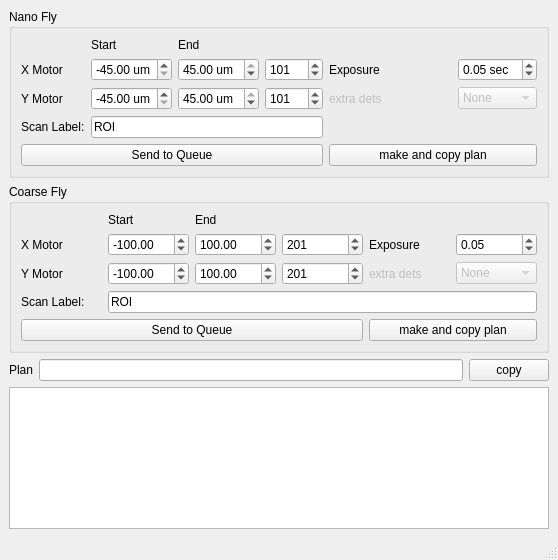
<?xml version="1.0" encoding="UTF-8"?>
<ui version="4.0">
 <class>MainWindow</class>
 <widget class="QMainWindow" name="MainWindow">
  <property name="geometry">
   <rect>
    <x>0</x>
    <y>0</y>
    <width>558</width>
    <height>560</height>
   </rect>
  </property>
  <property name="windowTitle">
   <string>MainWindow</string>
  </property>
  <widget class="QWidget" name="centralwidget">
   <layout class="QGridLayout" name="gridLayout_4">
    <item row="0" column="0">
     <widget class="QGroupBox" name="groupBox">
      <property name="title">
       <string>Nano Fly</string>
      </property>
      <layout class="QGridLayout" name="gridLayout">
       <item row="0" column="1">
        <widget class="QLabel" name="label_3">
         <property name="text">
          <string>Start</string>
         </property>
        </widget>
       </item>
       <item row="0" column="2">
        <widget class="QLabel" name="label_4">
         <property name="text">
          <string>End</string>
         </property>
        </widget>
       </item>
       <item row="1" column="0">
        <widget class="QLabel" name="label">
         <property name="text">
          <string>X Motor</string>
         </property>
        </widget>
       </item>
       <item row="1" column="1">
        <widget class="QDoubleSpinBox" name="dsb_nanox_start">
         <property name="suffix">
          <string> um</string>
         </property>
         <property name="minimum">
          <double>-45.000000000000000</double>
         </property>
         <property name="maximum">
          <double>45.000000000000000</double>
         </property>
         <property name="singleStep">
          <double>5.000000000000000</double>
         </property>
         <property name="value">
          <double>-45.000000000000000</double>
         </property>
        </widget>
       </item>
       <item row="1" column="2">
        <widget class="QDoubleSpinBox" name="dsb_nanox_end">
         <property name="suffix">
          <string> um</string>
         </property>
         <property name="minimum">
          <double>-45.000000000000000</double>
         </property>
         <property name="maximum">
          <double>45.000000000000000</double>
         </property>
         <property name="singleStep">
          <double>5.000000000000000</double>
         </property>
         <property name="value">
          <double>45.000000000000000</double>
         </property>
        </widget>
       </item>
       <item row="1" column="3">
        <widget class="QSpinBox" name="sb_nano_xn">
         <property name="minimum">
          <number>1</number>
         </property>
         <property name="maximum">
          <number>5000</number>
         </property>
         <property name="singleStep">
          <number>10</number>
         </property>
         <property name="value">
          <number>101</number>
         </property>
        </widget>
       </item>
       <item row="1" column="4">
        <widget class="QLabel" name="label_9">
         <property name="text">
          <string>Exposure</string>
         </property>
        </widget>
       </item>
       <item row="2" column="0">
        <widget class="QLabel" name="label_2">
         <property name="text">
          <string>Y Motor</string>
         </property>
        </widget>
       </item>
       <item row="2" column="1">
        <widget class="QDoubleSpinBox" name="dsb_nanoy_start">
         <property name="suffix">
          <string> um</string>
         </property>
         <property name="minimum">
          <double>-45.000000000000000</double>
         </property>
         <property name="maximum">
          <double>45.000000000000000</double>
         </property>
         <property name="singleStep">
          <double>5.000000000000000</double>
         </property>
         <property name="value">
          <double>-45.000000000000000</double>
         </property>
        </widget>
       </item>
       <item row="2" column="2">
        <widget class="QDoubleSpinBox" name="dsb_nanoy_end">
         <property name="suffix">
          <string> um</string>
         </property>
         <property name="minimum">
          <double>-45.000000000000000</double>
         </property>
         <property name="maximum">
          <double>45.000000000000000</double>
         </property>
         <property name="singleStep">
          <double>0.000000000000000</double>
         </property>
         <property name="value">
          <double>45.000000000000000</double>
         </property>
        </widget>
       </item>
       <item row="2" column="3">
        <widget class="QSpinBox" name="sb_nano_yn">
         <property name="minimum">
          <number>1</number>
         </property>
         <property name="maximum">
          <number>1000</number>
         </property>
         <property name="singleStep">
          <number>10</number>
         </property>
         <property name="value">
          <number>101</number>
         </property>
        </widget>
       </item>
       <item row="2" column="4" colspan="2">
        <widget class="QLabel" name="label_15">
         <property name="enabled">
          <bool>false</bool>
         </property>
         <property name="text">
          <string>extra dets</string>
         </property>
        </widget>
       </item>
       <item row="2" column="6">
        <widget class="QComboBox" name="cb_nano_extra_det">
         <property name="enabled">
          <bool>false</bool>
         </property>
         <item>
          <property name="text">
           <string>None</string>
          </property>
         </item>
         <item>
          <property name="text">
           <string>merlin</string>
          </property>
         </item>
         <item>
          <property name="text">
           <string>dexela</string>
          </property>
         </item>
        </widget>
       </item>
       <item row="3" column="0">
        <widget class="QLabel" name="label_11">
         <property name="text">
          <string>Scan Label:</string>
         </property>
        </widget>
       </item>
       <item row="4" column="4" colspan="3">
        <widget class="QPushButton" name="pb_nano_makeplan">
         <property name="sizePolicy">
          <sizepolicy hsizetype="Preferred" vsizetype="Fixed">
           <horstretch>0</horstretch>
           <verstretch>0</verstretch>
          </sizepolicy>
         </property>
         <property name="text">
          <string>make and copy plan</string>
         </property>
        </widget>
       </item>
       <item row="3" column="1" colspan="3">
        <widget class="QLineEdit" name="le_nano_label">
         <property name="text">
          <string>ROI</string>
         </property>
        </widget>
       </item>
       <item row="4" column="0" colspan="4">
        <widget class="QPushButton" name="pb_nano_send_to_queue">
         <property name="enabled">
          <bool>true</bool>
         </property>
         <property name="sizePolicy">
          <sizepolicy hsizetype="Preferred" vsizetype="Fixed">
           <horstretch>0</horstretch>
           <verstretch>0</verstretch>
          </sizepolicy>
         </property>
         <property name="text">
          <string>Send to Queue</string>
         </property>
        </widget>
       </item>
       <item row="1" column="6">
        <widget class="QDoubleSpinBox" name="dsb_nano_exp_time">
         <property name="suffix">
          <string> sec</string>
         </property>
         <property name="minimum">
          <double>0.010000000000000</double>
         </property>
         <property name="maximum">
          <double>10.000000000000000</double>
         </property>
         <property name="singleStep">
          <double>0.050000000000000</double>
         </property>
         <property name="value">
          <double>0.050000000000000</double>
         </property>
        </widget>
       </item>
      </layout>
     </widget>
    </item>
    <item row="1" column="0">
     <widget class="QGroupBox" name="groupBox_2">
      <property name="title">
       <string>Coarse Fly</string>
      </property>
      <layout class="QGridLayout" name="gridLayout_2">
       <item row="0" column="2">
        <widget class="QLabel" name="label_6">
         <property name="text">
          <string>End</string>
         </property>
        </widget>
       </item>
       <item row="3" column="0">
        <widget class="QLabel" name="label_12">
         <property name="text">
          <string>Scan Label:</string>
         </property>
        </widget>
       </item>
       <item row="1" column="2">
        <widget class="QDoubleSpinBox" name="dsb_coarsex_end">
         <property name="minimum">
          <double>-50000.000000000000000</double>
         </property>
         <property name="maximum">
          <double>50000.000000000000000</double>
         </property>
         <property name="singleStep">
          <double>10.000000000000000</double>
         </property>
         <property name="value">
          <double>100.000000000000000</double>
         </property>
        </widget>
       </item>
       <item row="1" column="3">
        <widget class="QSpinBox" name="sb_coarse_xn">
         <property name="minimum">
          <number>1</number>
         </property>
         <property name="maximum">
          <number>5000</number>
         </property>
         <property name="singleStep">
          <number>10</number>
         </property>
         <property name="value">
          <number>201</number>
         </property>
        </widget>
       </item>
       <item row="1" column="5">
        <widget class="QDoubleSpinBox" name="dsb_coarse_exp_time">
         <property name="singleStep">
          <double>0.050000000000000</double>
         </property>
         <property name="value">
          <double>0.050000000000000</double>
         </property>
        </widget>
       </item>
       <item row="0" column="1">
        <widget class="QLabel" name="label_5">
         <property name="text">
          <string>Start</string>
         </property>
        </widget>
       </item>
       <item row="2" column="3">
        <widget class="QSpinBox" name="sb_coarse_yn">
         <property name="minimum">
          <number>1</number>
         </property>
         <property name="maximum">
          <number>5000</number>
         </property>
         <property name="singleStep">
          <number>10</number>
         </property>
         <property name="value">
          <number>201</number>
         </property>
        </widget>
       </item>
       <item row="1" column="1">
        <widget class="QDoubleSpinBox" name="dsb_coarsex_start">
         <property name="minimum">
          <double>-50000.000000000000000</double>
         </property>
         <property name="maximum">
          <double>50000.000000000000000</double>
         </property>
         <property name="singleStep">
          <double>10.000000000000000</double>
         </property>
         <property name="value">
          <double>-100.000000000000000</double>
         </property>
        </widget>
       </item>
       <item row="1" column="4">
        <widget class="QLabel" name="label_10">
         <property name="text">
          <string>Exposure</string>
         </property>
        </widget>
       </item>
       <item row="1" column="0">
        <widget class="QLabel" name="label_7">
         <property name="text">
          <string>X Motor</string>
         </property>
        </widget>
       </item>
       <item row="2" column="2">
        <widget class="QDoubleSpinBox" name="dsb_coarsey_end">
         <property name="minimum">
          <double>-50000.000000000000000</double>
         </property>
         <property name="maximum">
          <double>50000.000000000000000</double>
         </property>
         <property name="singleStep">
          <double>10.000000000000000</double>
         </property>
         <property name="value">
          <double>100.000000000000000</double>
         </property>
        </widget>
       </item>
       <item row="3" column="1" colspan="5">
        <widget class="QLineEdit" name="le_coarse_label">
         <property name="text">
          <string>ROI</string>
         </property>
        </widget>
       </item>
       <item row="2" column="0">
        <widget class="QLabel" name="label_8">
         <property name="text">
          <string>Y Motor</string>
         </property>
        </widget>
       </item>
       <item row="2" column="1">
        <widget class="QDoubleSpinBox" name="dsb_coarsey_start">
         <property name="minimum">
          <double>-50000.000000000000000</double>
         </property>
         <property name="maximum">
          <double>50000.000000000000000</double>
         </property>
         <property name="singleStep">
          <double>10.000000000000000</double>
         </property>
         <property name="value">
          <double>-100.000000000000000</double>
         </property>
        </widget>
       </item>
       <item row="4" column="0" colspan="4">
        <widget class="QPushButton" name="pb_coarse_send_to_queue">
         <property name="enabled">
          <bool>true</bool>
         </property>
         <property name="sizePolicy">
          <sizepolicy hsizetype="Preferred" vsizetype="Fixed">
           <horstretch>0</horstretch>
           <verstretch>0</verstretch>
          </sizepolicy>
         </property>
         <property name="text">
          <string>Send to Queue</string>
         </property>
        </widget>
       </item>
       <item row="4" column="4" colspan="2">
        <widget class="QPushButton" name="pb_coarse_makeplan">
         <property name="sizePolicy">
          <sizepolicy hsizetype="Preferred" vsizetype="Fixed">
           <horstretch>0</horstretch>
           <verstretch>0</verstretch>
          </sizepolicy>
         </property>
         <property name="text">
          <string>make and copy plan</string>
         </property>
        </widget>
       </item>
       <item row="2" column="4">
        <widget class="QLabel" name="label_13">
         <property name="enabled">
          <bool>false</bool>
         </property>
         <property name="text">
          <string>extra dets</string>
         </property>
        </widget>
       </item>
       <item row="2" column="5">
        <widget class="QComboBox" name="cb_coarse_extra_det">
         <property name="enabled">
          <bool>false</bool>
         </property>
         <item>
          <property name="text">
           <string>None</string>
          </property>
         </item>
         <item>
          <property name="text">
           <string>merlin</string>
          </property>
         </item>
         <item>
          <property name="text">
           <string>dexela</string>
          </property>
         </item>
        </widget>
       </item>
      </layout>
     </widget>
    </item>
    <item row="2" column="0">
     <layout class="QGridLayout" name="gridLayout_3">
      <item row="0" column="1">
       <widget class="QLineEdit" name="le_plan_to_copy"/>
      </item>
      <item row="0" column="0">
       <widget class="QLabel" name="label_14">
        <property name="text">
         <string>Plan</string>
        </property>
       </widget>
      </item>
      <item row="0" column="2">
       <widget class="QPushButton" name="pb_copy_plan">
        <property name="text">
         <string>copy</string>
        </property>
       </widget>
      </item>
     </layout>
    </item>
    <item row="3" column="0">
     <widget class="QTextEdit" name="te_scan_details">
      <property name="sizePolicy">
       <sizepolicy hsizetype="Expanding" vsizetype="Preferred">
        <horstretch>0</horstretch>
        <verstretch>0</verstretch>
       </sizepolicy>
      </property>
     </widget>
    </item>
   </layout>
  </widget>
  <widget class="QMenuBar" name="menubar">
   <property name="geometry">
    <rect>
     <x>0</x>
     <y>0</y>
     <width>558</width>
     <height>20</height>
    </rect>
   </property>
  </widget>
  <widget class="QStatusBar" name="statusbar"/>
 </widget>
 <resources/>
 <connections/>
</ui>
